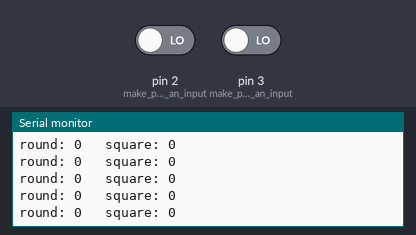
Bench run of a sketch on a simulated Arduino Uno, built with avr-gcc and run on an emulated ATmega328P. Parts: the last lines printed to the serial monitor. The inputs (shaded band) are chosen by the test bench; at power-on: pin 2 (make_pin_2_an_input) LOW, pin 3 (make_pin_3_an_input) LOW.

Above: at 1.2 s.
1.3 s: pin 2 (make_pin_2_an_input) driven HIGH
At 2.0 s:
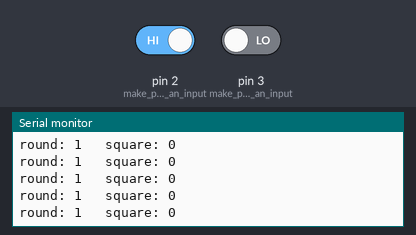
2.8 s: pin 3 (make_pin_3_an_input) driven HIGH
At 3.6 s:
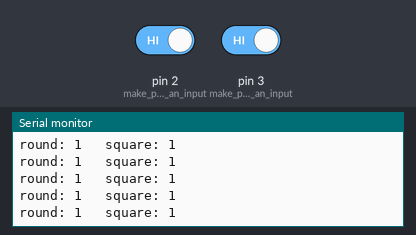
5.8 s: pin 2 (make_pin_2_an_input) driven LOW
At 6.3 s:
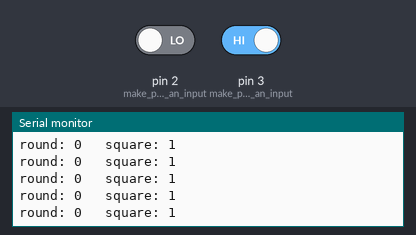

Measured:
- after the input at 1.3 s, the serial monitor: prints a new line after 0.07 s (image 1)
- after the input at 2.8 s, the serial monitor: prints a new line after 0.08 s (image 2)
- after the input at 5.8 s, the serial monitor: prints a new line after 0.08 s (image 3)

The sketch:

buttons.ino
```cpp
void setup() {
  Serial.begin(9600);    // open serial communications
  pinMode(2, INPUT);     // make pin 2 an input
  pinMode(3, INPUT);     // make pin 3 an input
}

void loop() {
  int roundButton = digitalRead(2);    // read pin 2
  int squareButton = digitalRead(3);   // read pin 3
  Serial.print("round: " );            // print out:
  Serial.print(roundButton);              // pin 2
  Serial.print("   square: " );
  Serial.println(squareButton);           // pin 3
}
```
